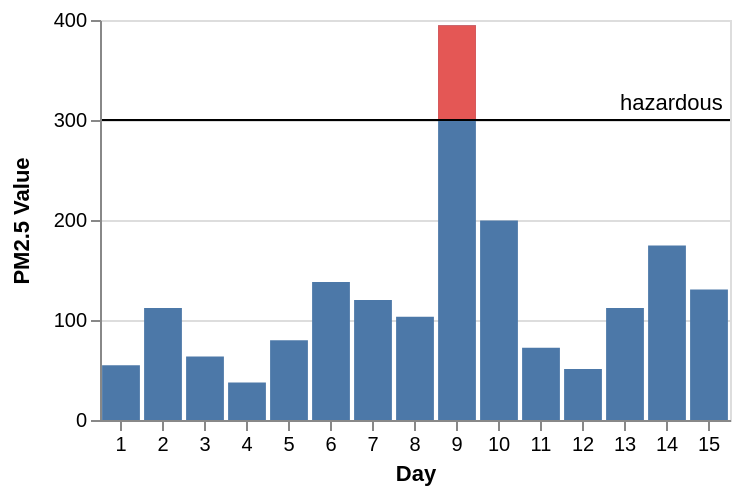

Write a Vega-Lite specification for this figure.
### Vega specification from a JSON file in a GitHub repository (floating-point values rounded to 4 significant figures)
{"$schema": "https://vega.github.io/schema/vega/v3.0.json", "description": "The PM2.5 value of Beijing observed 15 days, highlighting the days when PM2.5 level is hazardous to human health. Data source https://chartaccent.github.io/chartaccent.html", "autosize": "pad", "padding": 5, "height": 200, "style": "cell", "data": [{"name": "source_0", "values": [{"Day": 1, "Value": 54.8}, {"Day": 2, "Value": 112.1}, {"Day": 3, "Value": 63.6}, {"Day": 4, "Value": 37.6}, {"Day": 5, "Value": 79.7}, {"Day": 6, "Value": 137.9}, {"Day": 7, "Value": 120.1}, {"Day": 8, "Value": 103.3}, {"Day": 9, "Value": 394.8}, {"Day": 10, "Value": 199.5}, {"Day": 11, "Value": 72.3}, {"Day": 12, "Value": 51.1}, {"Day": 13, "Value": 112}, {"Day": 14, "Value": 174.5}, {"Day": 15, "Value": 130.5}]}, {"name": "source_1", "values": [{"ThresholdValue": 300, "Threshold": "hazardous"}]}, {"name": "data_1", "source": "source_0", "transform": [{"type": "formula", "expr": "toNumber(datum[\"Value\"])", "as": "Value"}, {"type": "filter", "expr": "datum[\"Value\"] !== null && !isNaN(datum[\"Value\"])"}]}, {"name": "data_2", "source": "source_0", "transform": [{"type": "formula", "expr": "toNumber(datum[\"Value\"])", "as": "Value"}, {"type": "filter", "expr": "datum.Value >= 300"}, {"type": "formula", "expr": "300", "as": "baseline"}, {"type": "filter", "expr": "datum[\"baseline\"] !== null && !isNaN(datum[\"baseline\"])"}]}, {"name": "data_4", "source": "source_1", "transform": [{"type": "formula", "expr": "toNumber(datum[\"ThresholdValue\"])", "as": "ThresholdValue"}, {"type": "filter", "expr": "datum[\"ThresholdValue\"] !== null && !isNaN(datum[\"ThresholdValue\"])"}]}, {"name": "data_5", "source": "source_1", "transform": [{"type": "formula", "expr": "toNumber(datum[\"ThresholdValue\"])", "as": "ThresholdValue"}, {"type": "filter", "expr": "datum[\"ThresholdValue\"] !== null && !isNaN(datum[\"ThresholdValue\"])"}]}], "signals": [{"name": "x_step", "value": 21}, {"name": "width", "update": "bandspace(domain('x').length, 0.1, 0.05) * x_step"}], "marks": [{"name": "layer_0_layer_0_marks", "type": "rect", "style": ["bar"], "from": {"data": "data_1"}, "encode": {"update": {"fill": {"value": "#4c78a8"}, "x": {"scale": "x", "field": "Day"}, "width": {"scale": "x", "band": true}, "y": {"scale": "y", "field": "Value"}, "y2": {"scale": "y", "value": 0}}}}, {"name": "layer_0_layer_1_marks", "type": "rect", "style": ["bar"], "from": {"data": "data_2"}, "encode": {"update": {"fill": {"value": "#e45755"}, "x": {"scale": "x", "field": "Day"}, "width": {"scale": "x", "band": true}, "y": {"scale": "y", "field": "baseline"}, "y2": {"scale": "y", "field": "Value"}}}}, {"name": "layer_1_layer_0_marks", "type": "rule", "style": ["rule"], "from": {"data": "data_4"}, "encode": {"update": {"stroke": {"value": "black"}, "x": {"value": 0}, "y": {"scale": "y", "field": "ThresholdValue"}, "x2": {"field": {"group": "width"}}}}}, {"name": "layer_1_layer_1_marks", "type": "text", "style": ["text"], "from": {"data": "data_5"}, "encode": {"update": {"align": {"value": "left"}, "dx": {"value": 215}, "dy": {"value": -5}, "fill": {"value": "black"}, "x": {"value": 45}, "y": {"scale": "y", "field": "ThresholdValue"}, "text": {"signal": "''+datum[\"Threshold\"]"}}}}], "scales": [{"name": "x", "type": "band", "domain": {"fields": [{"data": "data_1", "field": "Day"}, {"data": "data_2", "field": "Day"}], "sort": true}, "range": {"step": {"signal": "x_step"}}, "paddingInner": 0.1, "paddingOuter": 0.05}, {"name": "y", "type": "linear", "domain": {"fields": [{"data": "data_1", "field": "Value"}, {"data": "data_2", "field": "baseline"}, {"data": "data_2", "field": "Value"}, {"data": "data_4", "field": "ThresholdValue"}, {"data": "data_5", "field": "ThresholdValue"}]}, "range": [{"signal": "height"}, 0], "nice": true, "zero": true}], "axes": [{"scale": "x", "orient": "bottom", "title": "Day", "encode": {"labels": {"update": {"align": {"value": "center"}, "baseline": {"value": "top"}}}}, "labelOverlap": true, "zindex": 1}, {"scale": "y", "orient": "left", "title": "PM2.5 Value", "labelOverlap": true, "tickCount": {"signal": "ceil(height/40)"}, "zindex": 1}, {"scale": "y", "orient": "left", "grid": true, "tickCount": {"signal": "ceil(height/40)"}, "gridScale": "x", "domain": false, "labels": false, "maxExtent": 0, "minExtent": 0, "ticks": false, "zindex": 0}], "config": {"axisY": {"minExtent": 30}}}
